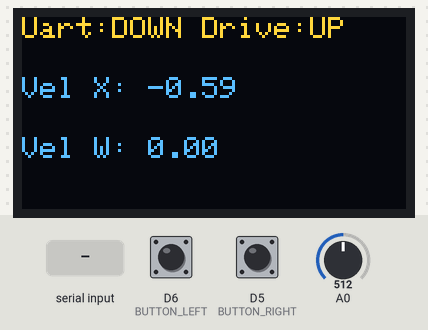
This program was run on a simulated ESP8266 (NodeMCU). On the bench: 128×64 one-colour display. The inputs (shaded band) are chosen by the test bench; at power-on: A0 = 512, D6 (BUTTON_LEFT) HIGH, D5 (BUTTON_RIGHT) HIGH. The OLED is the two-colour kind (top 16 rows yellow).

Above: at 1.2 s.
1.3 s: "|" received over Serial
At 1.37 s:
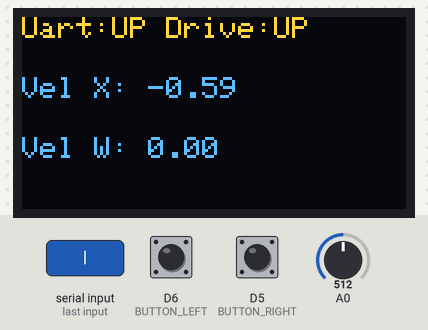
2.9 s: A0 set to 716
At 4.0 s:
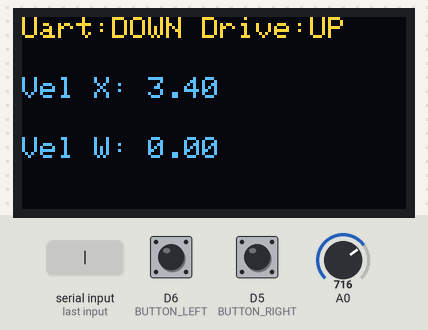
4.4 s: D6 (BUTTON_LEFT) pulled LOW for 0.15 s
At 4.51 s:
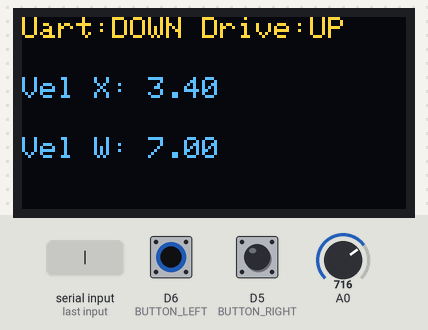
6.0 s: D5 (BUTTON_RIGHT) pulled LOW for 0.15 s
At 6.11 s:
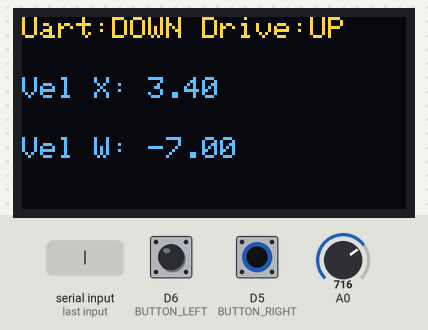
7.6 s: "90|45\n" received over Serial
At 7.69 s:
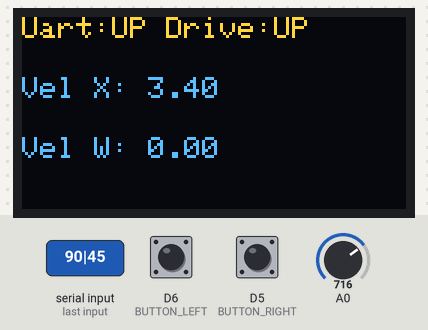
9.2 s: A0 set to 900
At 10.5 s:
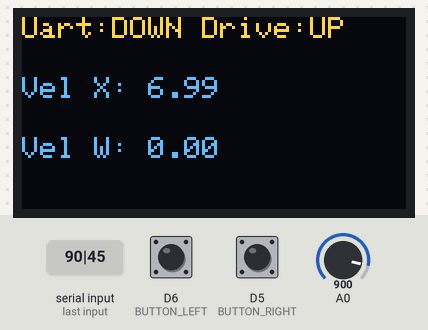
Timing chart, 0 to 11.7 s (numbered marks = the images above; inputs shaded):
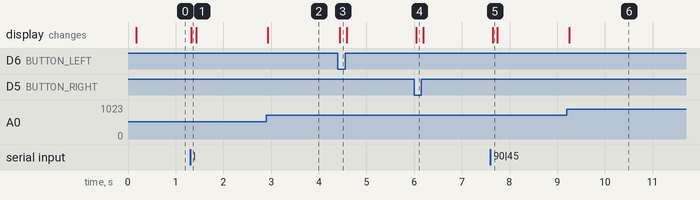

Measured:
- after the input at 1.3 s, the display: changes at once (image 1)
- after the input at 2.9 s, the display: changes at once (image 2)
- after the input at 4.4 s, the display: changes at once (image 3)
- after the input at 6.0 s, the display: changes at once (image 4)
- after the input at 7.6 s, the display: changes at once (image 5)
- after the input at 9.2 s, the display: changes after 0.05 s (image 6)

The program:

main.cpp
```cpp
#include <Adafruit_GFX.h>
#include <Adafruit_SSD1306.h>
#include <ESP8266WiFi.h>
#include <Wire.h>
#include <espnow.h>

// Pin definitions for buttons
#define BUTTON_LEFT D6
#define BUTTON_RIGHT D5

// Dead zone threshold for joystick sensitivity
#define DEAD_ZONE 10

// OLED Display Configuration
#define SCREEN_WIDTH 128    // OLED display width in pixels
#define SCREEN_HEIGHT 64    // OLED display height in pixels
#define OLED_RESET -1       // Reset pin (-1 if not used)
#define SCREEN_ADDRESS 0x3C // I2C address of the OLED display

// RC DRIVE'S MAC Address (Target device for ESP-NOW communication)
uint8_t broadcastAddress[] = {0x24, 0xd7, 0xeb, 0x0f, 0x8c, 0x74};

// UART timeout configuration
#define UART_TIMEOUT 100 // Timeout in milliseconds for UART data reception

// Timing variables for non-blocking updates
#define INTERVAL 50 // Interval for sending data (50ms = 20 updates per second)

// Declare global variables
String drive_status;
float UART_ON = false;
String recived_data_from_UART = "";
unsigned long previous_UART_recived = 0;
unsigned long previousMillis = 0;
unsigned long interval = INTERVAL;

// Initialize the display object
Adafruit_SSD1306 display(SCREEN_WIDTH, SCREEN_HEIGHT, &Wire, OLED_RESET);

// Define a structure to hold velocity data
typedef struct struct_message {
  float vel_x; // Linear velocity
  float vel_w; // Angular velocity
} struct_message;

// Create an instance of the velocity structure
struct_message myData;

/**
 * Callback function for ESP-NOW data transmission status.
 * Updates the drive_status variable based on the send status.
 */
void OnDataSent(uint8_t *mac_addr, uint8_t sendStatus) {
  if (sendStatus == 0) {
    drive_status = "UP"; // Data successfully sent
  } else {
    drive_status = "DOWN"; // Data transmission failed
  }
}

/**
 * Setup function - runs once when the microcontroller starts.
 * Initializes serial communication, buttons, OLED display, and ESP-NOW
 * communication.
 */
void setup() {
  // Initialize Serial Monitor
  Serial.begin(9600);

  // Configure buttons with pull-up resistors
  pinMode(BUTTON_LEFT, INPUT_PULLUP);
  pinMode(BUTTON_RIGHT, INPUT_PULLUP);

  // Initialize OLED Display
  if (!display.begin(SSD1306_SWITCHCAPVCC, SCREEN_ADDRESS)) {
    Serial.println(F("SSD1306 allocation failed"));
    for (;;)
      ; // Halt execution if display initialization fails
  }

  // Set initial display properties
  display.setRotation(2);
  display.clearDisplay();
  display.setTextSize(4);
  display.setTextColor(SSD1306_WHITE);
  display.setCursor(0, 0);

  // Set the ESP8266 Wi-Fi mode to Station
  WiFi.mode(WIFI_STA);

  // Initialize ESP-NOW communication
  if (esp_now_init() != 0) {
    Serial.println("Error initializing ESP-NOW");
    return;
  }

  // Set the ESP-NOW role and register the send callback
  esp_now_set_self_role(ESP_NOW_ROLE_CONTROLLER);
  esp_now_register_send_cb(OnDataSent);

  // Add the peer device (receiver) for ESP-NOW communication
  esp_now_add_peer(broadcastAddress, ESP_NOW_ROLE_SLAVE, 1, NULL, 0);
}

/**
 * Function to parse the data when the delimiter '|' is encountered.
 */
void parseData(String data) {
  if (data.startsWith("x")) {
    myData.vel_x = data.substring(1).toFloat();
  } else if (data.startsWith("w")) {
    myData.vel_w = data.substring(1).toFloat();
  } else if (data.startsWith("m")) {
    // Handle 'm' data if necessary
  } else {
    // Handle other cases if necessary
  }
}

/**
 * Main loop - runs continuously after setup.
 * Reads joystick input, button states, and sends data via ESP-NOW.
 * Updates the OLED display with velocity data and connection status.
 */
void loop() {
  unsigned long currentMillis = millis();

  /*
   * Read data coming from UART and set UART_ON to true if
   * data is incoming, else false.
   */
  if (Serial.available() > 0) {
    char incomingByte = Serial.read();
    recived_data_from_UART += incomingByte;
    previous_UART_recived = currentMillis;

    // If we encounter a '|' delimiter, process the data
    if (incomingByte == '|') {
      parseData(recived_data_from_UART);
      recived_data_from_UART = "";
    }
  }

  // Check if UART data timeout has occurred
  if (currentMillis - previous_UART_recived <= UART_TIMEOUT) {
    UART_ON = true;
  } else {
    UART_ON = false;
  }

  // Check if the update interval has passed
  if (currentMillis - previousMillis >= interval) {
    previousMillis = currentMillis; // Update the last execution time

    // Read analog joystick value
    int potValue = analogRead(A0); // Range: 0 - 1024

    /*
     * Offset adjustment for joystick calibration.
     * Ensures the joystick's neutral position corresponds to zero velocity.
     */
    float offset = 30.0;
    float x_axis_pot =
        potValue - 512 - offset; // Normalize to range -512 to +512

    // Apply dead zone to ignore small joystick movements
    if (x_axis_pot > -DEAD_ZONE && x_axis_pot < DEAD_ZONE) {
      x_axis_pot = 0;
    }

    // Scale joystick value to a range of -10 to +10
    x_axis_pot = (x_axis_pot / 512.0) * 10;

    // Read button states for angular velocity control
    int button_left_state = digitalRead(BUTTON_LEFT);
    int button_right_state = digitalRead(BUTTON_RIGHT);

    /*
     * Determine angular velocity based on button presses
     * and when no data is coming from UART:
     * - Left button pressed: Positive angular velocity
     * - Right button pressed: Negative angular velocity
     * - No button or both buttons pressed: No angular velocity
     */
    if (UART_ON == false) {
      if (button_left_state == LOW && button_right_state == HIGH) {
        myData.vel_w = 7; // Left turn
      } else if (button_right_state == LOW && button_left_state == HIGH) {
        myData.vel_w = -7; // Right turn
      } else {
        myData.vel_w = 0; // No angular velocity
      }
    }

    // Assign the joystick (linear velocity) value to the structure
    if (UART_ON == false) {
      myData.vel_x = x_axis_pot;
    }

    // Send velocity data via ESP-NOW
    esp_now_send(broadcastAddress, (uint8_t *)&myData, sizeof(myData));

    // Update the OLED display with current status and velocities
    display.clearDisplay(); // Clear the previous display contents
    display.setCursor(0, 0);

    String uart_msg;
    if (UART_ON) {
      uart_msg = "UP";
    } else {
      uart_msg = "DOWN";
    }
    display.print("Uart:" + uart_msg + " " + "Drive:" + drive_status);
    display.setCursor(0, 20); // Display linear velocity
    display.setTextSize(1);
    display.print("Vel X: ");
    display.println(myData.vel_x, 2);

    display.setCursor(0, 40); // Display angular velocity
    display.print("Vel W: ");
    display.println(myData.vel_w, 2);

    // Refresh the OLED display to show the updated content
    display.display();
  }
}
```
